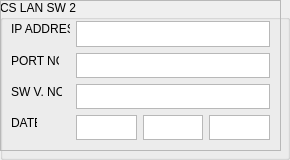
        <widget class="QGroupBox" name="groupBox_13">
         <property name="font">
          <font>
           <family>Arial</family>
          </font>
         </property>
         <property name="title">
          <string>CS LAN SW 2</string>
         </property>
         <widget class="QFrame" name="frame_11">
          <property name="geometry">
           <rect>
            <x>0</x>
            <y>0</y>
            <width>281</width>
            <height>151</height>
           </rect>
          </property>
          <property name="frameShape">
           <enum>QFrame::StyledPanel</enum>
          </property>
          <property name="frameShadow">
           <enum>QFrame::Raised</enum>
          </property>
         </widget>
         <widget class="QTextEdit" name="CSLS2_V_LE">
          <property name="geometry">
           <rect>
            <x>76</x>
            <y>84</y>
            <width>194</width>
            <height>25</height>
           </rect>
          </property>
         </widget>
         <widget class="QTextEdit" name="CSLS2_IP_LE">
          <property name="geometry">
           <rect>
            <x>76</x>
            <y>21</y>
            <width>194</width>
            <height>26</height>
           </rect>
          </property>
         </widget>
         <widget class="QLabel" name="CSLS2_D_LB">
          <property name="geometry">
           <rect>
            <x>11</x>
            <y>115</y>
            <width>26</width>
            <height>16</height>
           </rect>
          </property>
          <property name="text">
           <string>DATE</string>
          </property>
         </widget>
         <widget class="QLabel" name="CSLS2_IP_LB">
          <property name="geometry">
           <rect>
            <x>11</x>
            <y>21</y>
            <width>59</width>
            <height>16</height>
           </rect>
          </property>
          <property name="text">
           <string>IP ADDRESS</string>
          </property>
         </widget>
         <widget class="QTextEdit" name="CSLS2_P_LE">
          <property name="geometry">
           <rect>
            <x>76</x>
            <y>53</y>
            <width>194</width>
            <height>25</height>
           </rect>
          </property>
         </widget>
         <widget class="QLabel" name="CSLS2_P_LB">
          <property name="geometry">
           <rect>
            <x>11</x>
            <y>53</y>
            <width>48</width>
            <height>16</height>
           </rect>
          </property>
          <property name="text">
           <string>PORT NO.</string>
          </property>
         </widget>
         <widget class="QLabel" name="CSLS2_V_LB">
          <property name="geometry">
           <rect>
            <x>11</x>
            <y>84</y>
            <width>51</width>
            <height>16</height>
           </rect>
          </property>
          <property name="text">
           <string>SW V. NO.</string>
          </property>
         </widget>
         <widget class="QTextEdit" name="CSLS2_Y_LE">
          <property name="geometry">
           <rect>
            <x>209</x>
            <y>115</y>
            <width>61</width>
            <height>25</height>
           </rect>
          </property>
         </widget>
         <widget class="QTextEdit" name="CSLS2_D_LE">
          <property name="geometry">
           <rect>
            <x>76</x>
            <y>115</y>
            <width>61</width>
            <height>25</height>
           </rect>
          </property>
         </widget>
         <widget class="QTextEdit" name="CSLS2_M_LE">
          <property name="geometry">
           <rect>
            <x>143</x>
            <y>115</y>
            <width>60</width>
            <height>25</height>
           </rect>
          </property>
         </widget>
        </widget>
